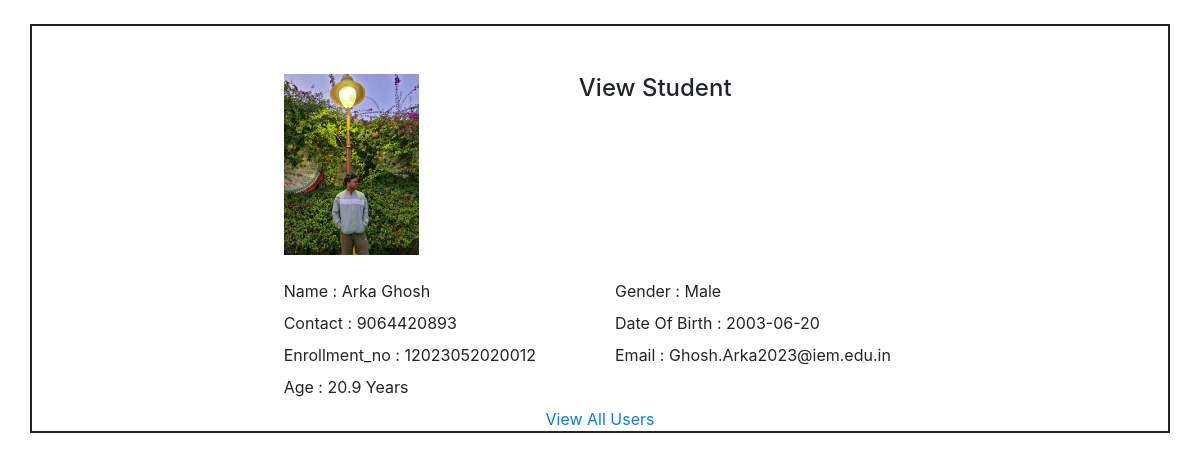
Before: /2/view_user with the older database file.
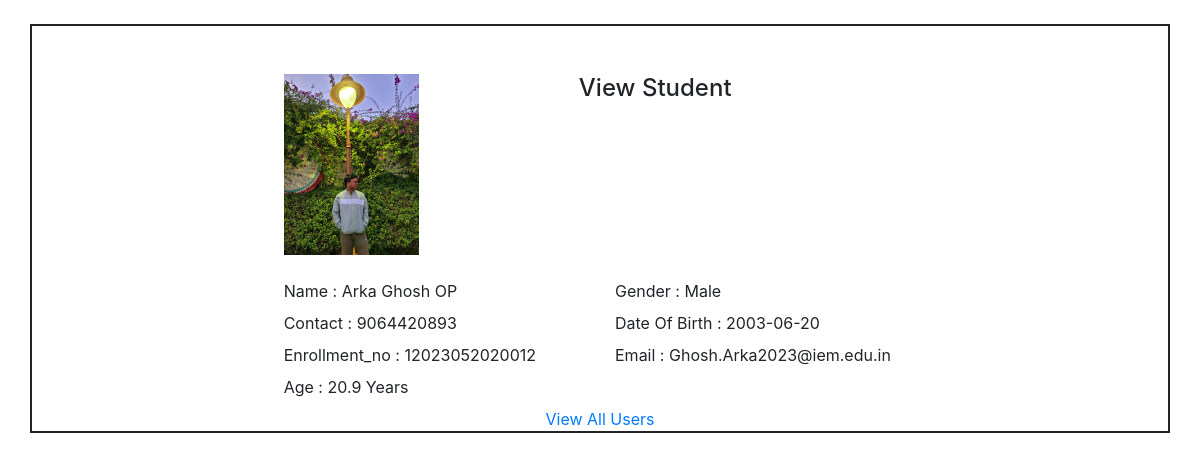
After: the same page with the newer database file.
### tables this page shows
CREATE TABLE users (id INTEGER PRIMARY KEY AUTOINCREMENT, name TEXT , email TEXT, gender TEXT, contact TEXT, dob date, Enrollment_no TEXT , profile_pic BLOB);

### crud.py (the view)
@app.route("/<int:id>/view_user", methods=("GET", "POST"))
def view_user(id):
    row = get_post(id)
    with sqlite3.connect("users.db") as con:
        cur = con.cursor()
        filename_or = row["profile_pic"]
        packages =  con.execute('Select date(dob) FROM users WHERE id = ?', (id,)).fetchone()
        for dob in packages:
            dob = datetime.strptime(dob, '%Y-%m-%d')
            age = (datetime.today() - dob).days/365
            age = round(age, 1)
    return render_template("view_user.html",row = row, now_date = age,)

### crud.py (called while the page is built)
def get_post(id):
    con = sqlite3.connect("users.db")
    con.row_factory = sqlite3.Row
    user = con.execute('SELECT * FROM users WHERE id = ?',(id,)).fetchone()
    con.close()
    if user is None:
        abort(404)
    return user

### Templates/view_user.html (shortened to what this page needs)
<!DOCTYPE html>
<html>
  <head>
    <link
      rel="stylesheet"
      href="https://maxcdn.bootstrapcdn.com/bootstrap/4.4.1/css/bootstrap.min.css"
    />
    <link
      rel="stylesheet"
      href="https://cdnjs.cloudflare.com/ajax/libs/font-awesome/4.7.0/css/font-awesome.min.css"
    />
  </head>
  <body>
    <section class="contact-from pt-4">
      <div class="container" style="border: 2px solid">
        <div class="row mt-5">
          <div class="col-md-7 mx-auto">
            <div class="form-wrapper">
              <div class="row">
                <img
                  src="/static/Uploads/{{row['profile_pic']}}"
                  class="col-md-3 mb-2"
                  alt=""
                />
                <div class="col-md-8">
                  <h4 class="text-center">View Student</h4>
                </div>
              </div>
              <div class="row mt-3">
                <div class="col-md-6">
                  <label>Name :</label> {{row["name"]}}
                </div>
                <div class="col-md-6">
                  <label>Gender :</label> {{row["gender"]}}
                </div>
                <div class="col-md-6">
                  <label>Contact :</label> {{row["contact"]}}
                </div>
                <div class="col-md-6">
                  <label>Date Of Birth :</label> {{row["dob"]}}
                </div>
                <div class="col-md-6">
                  <label>Enrollment_no :</label> {{row["Enrollment_no"]}}
                </div>
                <div class="col-md-6">
                  <label>Email :</label> {{row["email"]}}
                </div>
                <div class="col-md-6">
                  <label>Age :</label> {{now_date}} Years
                </div>
              </div>
              <div class="row">
                <a href="/view" class="col-md-12 text-center">View All Users</a>
              </div>
            </div>
          </div>
        </div>
      </div>
    </section>
  </body>
</html>

Changed rows visible on the page:
changed users "Male": name "Arka Ghosh" → "Arka Ghosh OP"
